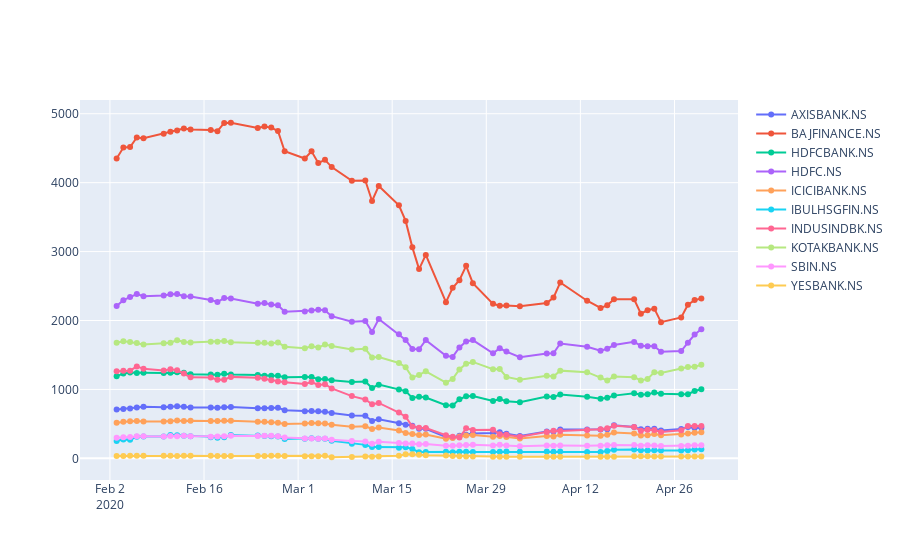

The cell this chart's notebook holds for it:
### Code cell
#plotting the impact of covid19 on stocks prices of companies in FINANCIAL SERVICES industry
plot_s(stock['AXISBANK.NS'], stock['BAJFINANCE.NS'], stock['HDFCBANK.NS'], stock['HDFC.NS'], stock['ICICIBANK.NS'], stock['IBULHSGFIN.NS'], stock['INDUSINDBK.NS'], stock['KOTAKBANK.NS'], stock['SBIN.NS'], stock['YESBANK.NS'])
finance = df_s(stock['AXISBANK.NS'], stock['BAJFINANCE.NS'], stock['HDFCBANK.NS'], stock['HDFC.NS'], stock['ICICIBANK.NS'], stock['IBULHSGFIN.NS'], stock['INDUSINDBK.NS'], stock['KOTAKBANK.NS'], stock['SBIN.NS'], stock['YESBANK.NS'])
finance
